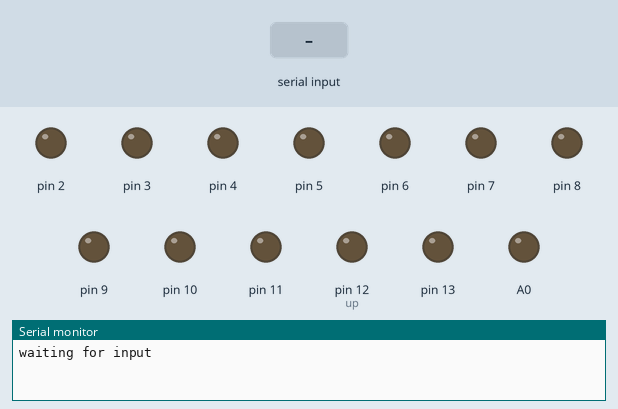
Recording of a sketch running on a simulated Arduino Uno, built with avr-gcc and run on an emulated ATmega328P. Parts: output pins drawn as LEDs (lit = HIGH), the last lines printed to the serial monitor. Dashed ring = blinking. The inputs (shaded band) are chosen by the test bench.

Above: at 2.0 s.
2.1 s: "U" received over Serial
At 9.2 s:
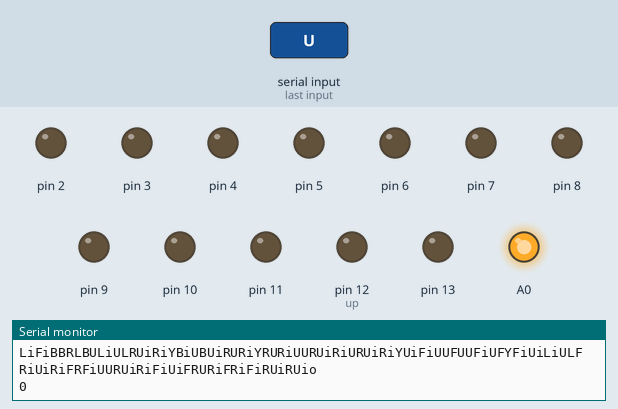
At 13.26 s:
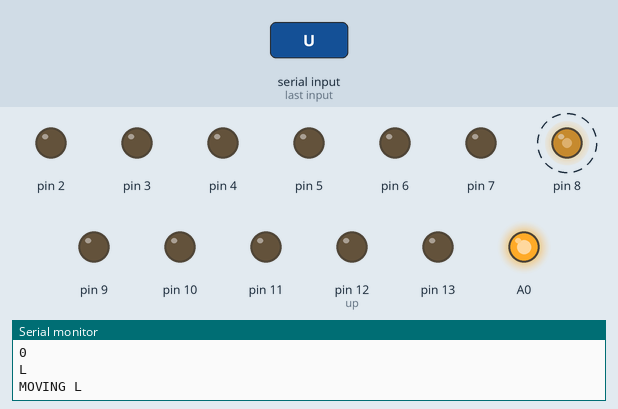
Timing chart, 0 to 14.8 s (numbered marks = the images above; inputs shaded):
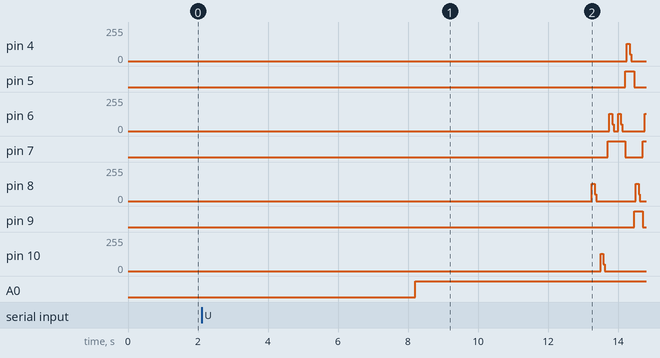

The sketch:

ardu.ino
```cpp
void setup() {
  Serial.begin(2400);
  pinMode(13, OUTPUT);
  pinMode(A0, OUTPUT);
  pinMode(2, OUTPUT);
  pinMode(3, OUTPUT);
  pinMode(4, OUTPUT);
  pinMode(5, OUTPUT);
  pinMode(6, OUTPUT);
  pinMode(7, OUTPUT);
  pinMode(8, OUTPUT);
  pinMode(9, OUTPUT);
  pinMode(10, OUTPUT);
  pinMode(11, OUTPUT);
  pinMode(12, OUTPUT);
}
String specMove = "";
String finalString = "";
char moveArray [200];
int arrayCounter = 0;
int i;
int k;
int typeMove(char);
int up = 12;
int down = 2;
int right = 4;
int back = 6;
int left = 8;
int front = 10;
int Ybuffer = 0;
int Xbuffer = 0;
bool exitCond = false;
void loop() {
  delay(1000);
  while (!Serial.available()){
      Serial.println("waiting for input");
      delay(1000);
    }
  /*while (Serial.available()) {
      specMove = (char)Serial.read();
      finalString.concat(specMove);
      arrayCounter++;
      delay(10);
    }
   */
  finalString = "LiFiBBRLBULiULRUiRiYBiUBUiRURiYRURiUURUiRiURUiRiYUiFiUUFUUFiUFYFiUiLiULFRiUiRiFRFiUURUiRiFiUiFRURiFRiFiRUiRUio";
  Serial.println(finalString);
  finalString.toCharArray(moveArray, 200);
  Serial.println(arrayCounter);
  digitalWrite(13, LOW);
  digitalWrite(2, LOW);
  digitalWrite(3, LOW);
  digitalWrite(4, LOW);
  digitalWrite(5, LOW);
  digitalWrite(6, LOW);
  digitalWrite(7, LOW);
  digitalWrite(8, LOW);
  digitalWrite(9, LOW);
  digitalWrite(10, LOW);
  digitalWrite(11, LOW);
  digitalWrite(12, LOW);
  delay(5000);
  digitalWrite(A0, HIGH);
  delay(5000);
  for (i=0; i<198; i++){
      Serial.println(moveArray[i]);
      switch (moveArray[i]) {
        case 'U':
            digitalWrite(up+1, HIGH);
            Serial.println("MOVING U");
            if(typeMove(moveArray[i+1]) == 1){
              digitalWrite(up+1, LOW);
            }
            doMove(up);
            digitalWrite(up+1, LOW);
          break;

        case 'L':
          digitalWrite((left+1), HIGH);
          Serial.println("MOVING L");
          if(typeMove(moveArray[i+1]) == 1){
              digitalWrite((left+1), LOW);
            }
            doMove(left);
            digitalWrite((left+1), LOW);
          break;

        case 'B':
            digitalWrite((back+1), HIGH);
            Serial.println("MOVING B");
            if(typeMove(moveArray[i+1]) == 1){
              digitalWrite((back+1), LOW);
            }
            doMove(back);
            digitalWrite((back+1), LOW);
          break;

        case 'R':
            digitalWrite((right+1), HIGH);
            Serial.println("MOVING R");
            if(typeMove(moveArray[i+1]) == 1){
              digitalWrite((right+1), LOW);
            }
            doMove(right);
            digitalWrite((right+1), LOW);
          break;

        case 'F':
            digitalWrite((front+1), HIGH);
            Serial.println("MOVING F");
            if(typeMove(moveArray[i+1]) == 1){
              digitalWrite((front+1), LOW);
            }
            doMove(front);
            digitalWrite((front+1), LOW);
          break;

        case 'D':
            digitalWrite((down+1), HIGH);
            Serial.println("MOVING D");
            if(typeMove(moveArray[i+1]) == 1){
              digitalWrite((down+1), LOW);
            }
            doMove(down);
            digitalWrite((down+1), LOW);
          break;

        case 'X':
            Xbuffer = up;
            up = front;
            front = down;
            down = back;
            back = Xbuffer;
          break;

        case 'Y':
            Ybuffer = right;
            right = back;
            back = left;
            left = front;
            front = Ybuffer;
          break;

        case 'i':
          break;
        case 'o':
          exitCond = true;
        default:
          break;
      }
     if(exitCond == true){
      break;
     }
    }
    digitalWrite(A0, LOW);
    while(1){
      delay(1000);
    }
}

void doMove(int pinNum){
  for(k=0;k<50;k++){
      digitalWrite(pinNum, HIGH);
      delayMicroseconds(1000);
      digitalWrite(pinNum, LOW);
      delayMicroseconds(1000);
  }
  delay(150);
}
int typeMove(char next){
    if(next == 'i'){
      return 1;
    }
    else{
      return 0;
    }
}
```

Measured:
- after the input at 2.1 s, pin 4: 0/255 → 128/255 after 12.2 s, → 0/255 0.08 s later; pin 5: LOW → HIGH after 12.1 s, → LOW 0.25 s later
